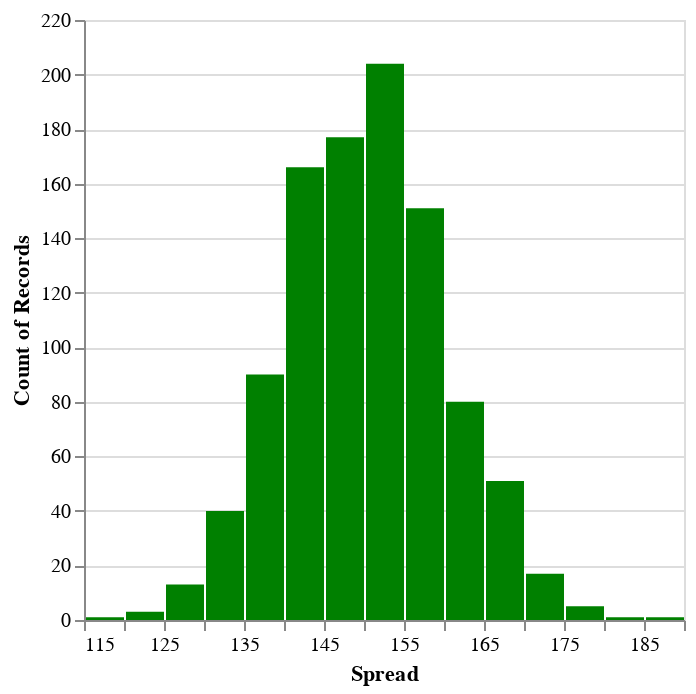

The notebook cell saved with this chart:
### Code cell
hist=base\
.mark_bar(color='green')\
.encode(
    x=alt.X(
        shorthand="height",
        bin=alt.BinParams(maxbins=20),
        title="Spread"
    ),
    y=alt.Y(shorthand="count()"),
    
    
)

hist.show()

### Figure 1 — Vega-Lite specification as saved in the notebook (floating-point values rounded to 4 significant figures; data arrays with more than 128 entries replaced by an {"elided": "..."} marker saying what was removed)
{"config": {"view": {"continuousWidth": 300, "continuousHeight": 300}}, "data": {"name": "data-4ba0ef7a9706e2d67472f882ed72685b"}, "mark": {"type": "bar", "color": "green"}, "encoding": {"x": {"bin": {"maxbins": 20}, "field": "height", "title": "Spread", "type": "quantitative"}, "y": {"aggregate": "count", "type": "quantitative"}}, "$schema": "https://vega.github.io/schema/vega-lite/v5.17.0.json", "datasets": {"data-4ba0ef7a9706e2d67472f882ed72685b": {"elided": "1000 records"}}}
